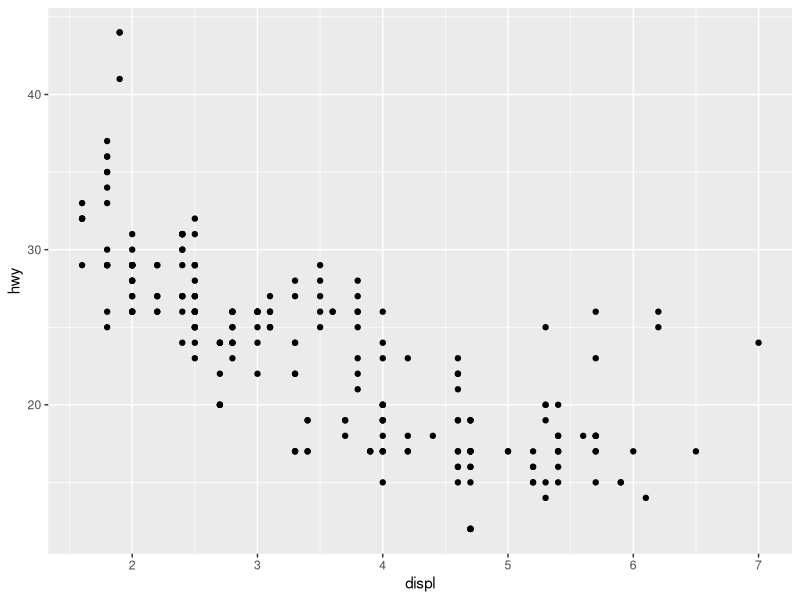
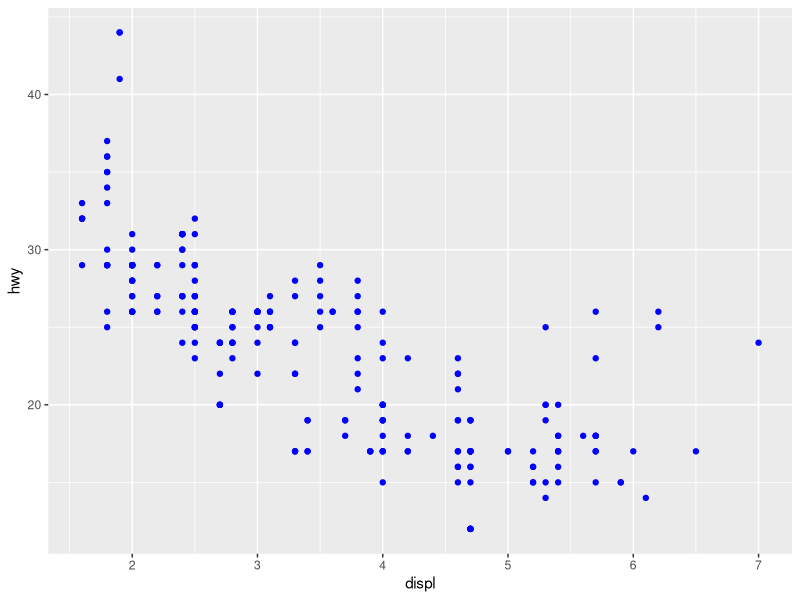
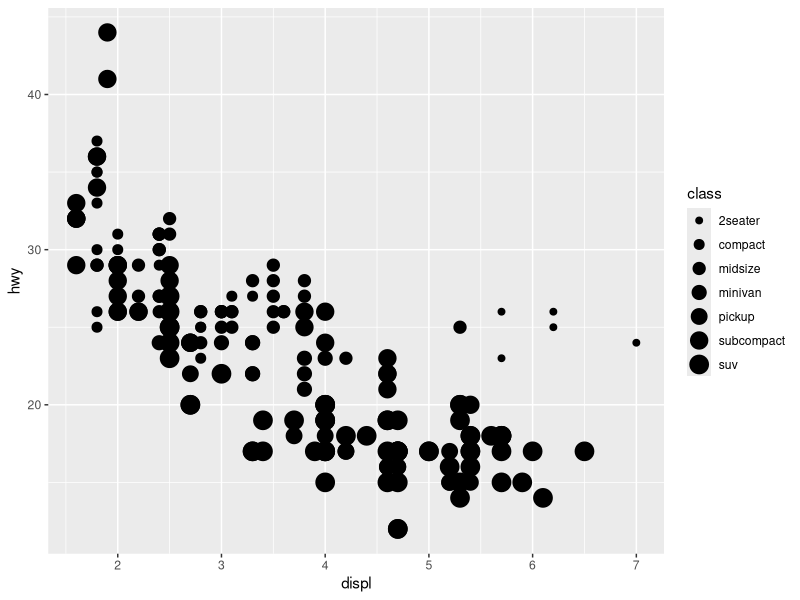
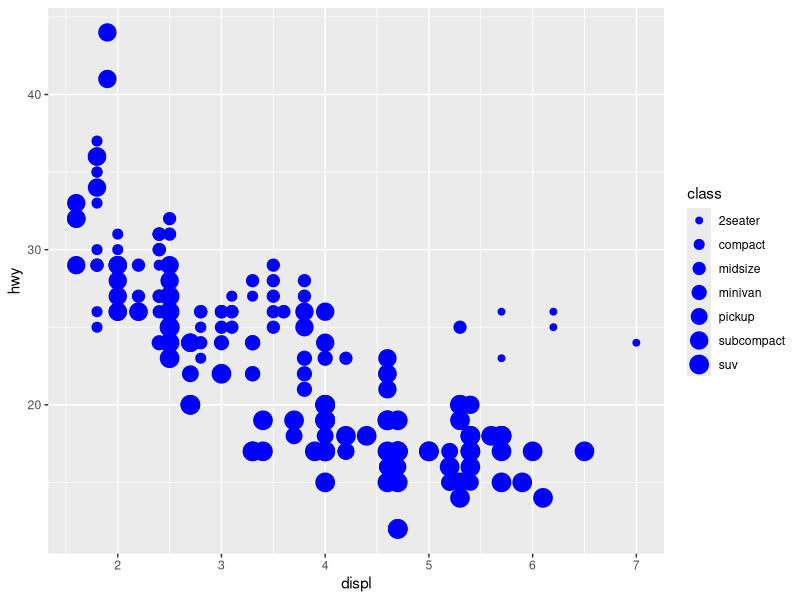
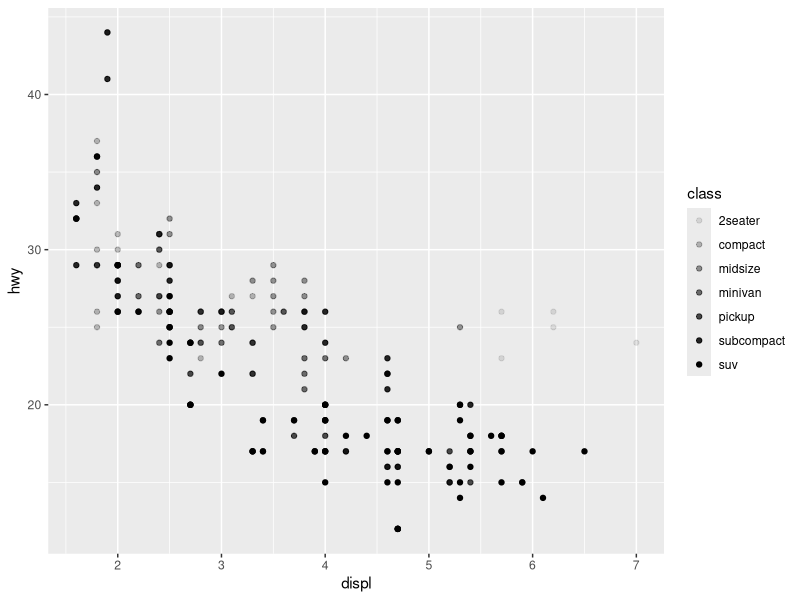
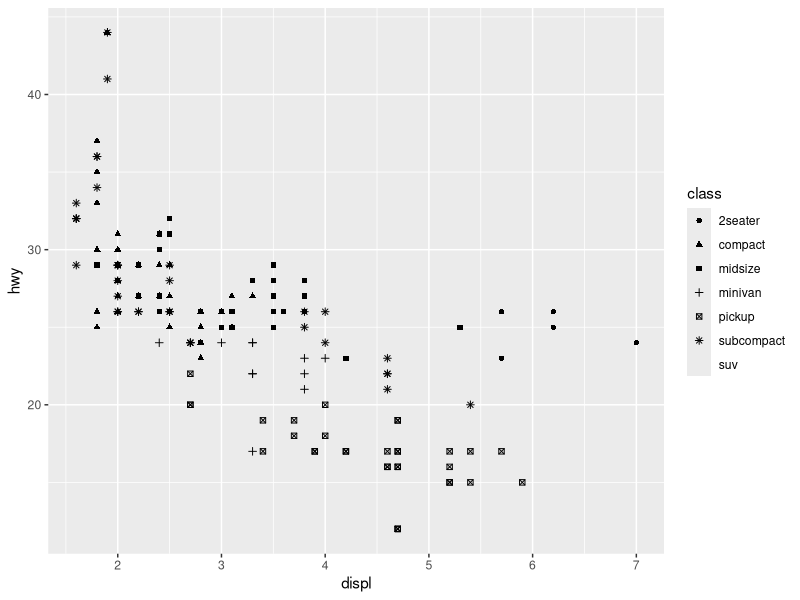
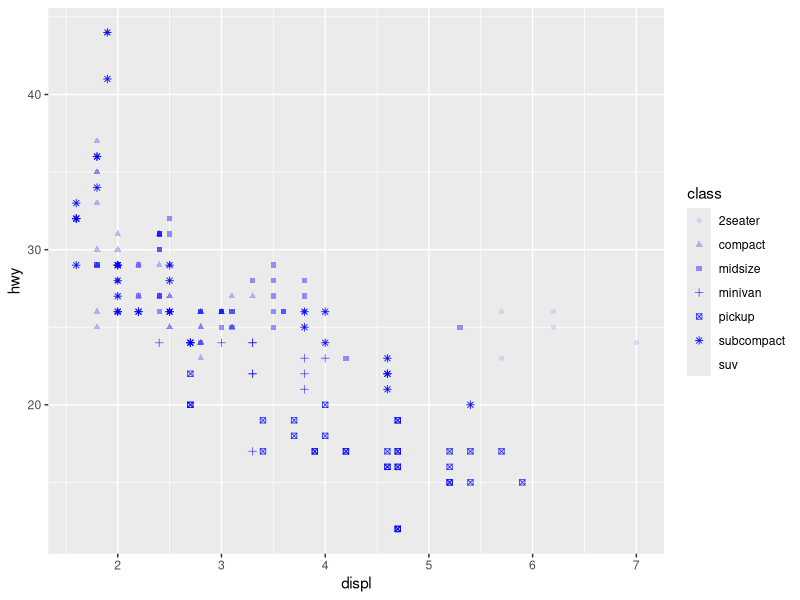
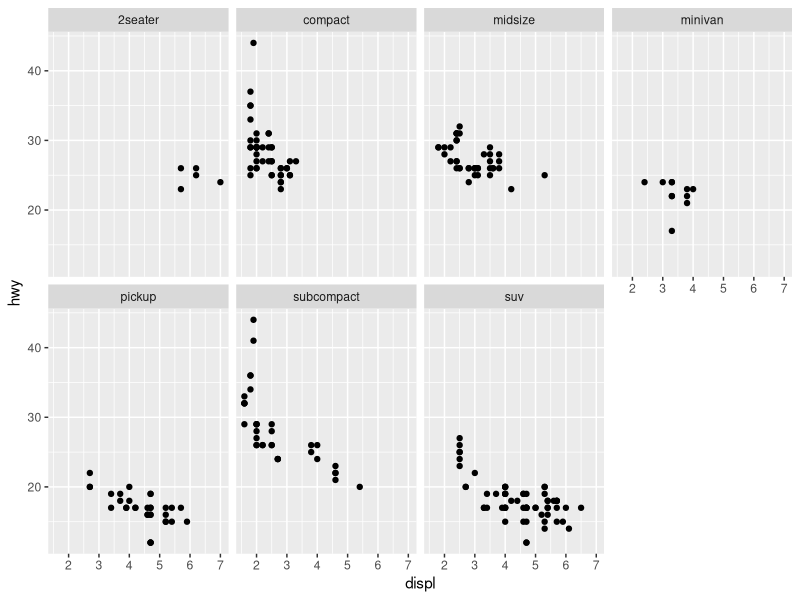

Source code (R) for these figures, in order:
## ---- chunk 1
knitr::opts_chunk$set(echo = TRUE)
## ---- chunk 2
##### Creating Graph #####
install.packages("tidyverse")#tidyverse
library(tidyverse)
install.packages("dplyr")#dont worry 
mpg
ggplot(data=mpg)+geom_point(mapping=aes(x=displ,y=hwy))#graph
## ---- chunk 3
####ggplot(data = mpg) + geom_point(mapping = aes(x = displ, y = hwy, colour = class)) # 
##Changing colout 
ggplot(data = mpg) + 
  geom_point(mapping = aes(x = displ, y = hwy), colour="blue")

#### Changing class #> Warning: Using size for a discrete variable is not advised.
ggplot(data = mpg) + 
  geom_point(mapping = aes(x = displ, y = hwy, size = class))
#Changing class and colour
ggplot(data = mpg) + 
  geom_point(mapping = aes(x = displ, y = hwy, size = class), colour="blue")

# Changing transparency 
ggplot(data = mpg) + 
  geom_point(mapping = aes(x = displ, y = hwy, alpha = class))

#Changing shape 
ggplot(data = mpg) + 
  geom_point(mapping = aes(x = displ, y = hwy, shape = class))
## ---- chunk 4
# Stringing all together 
ggplot(data = mpg) + 
  geom_point(mapping = aes(x = displ, y = hwy, shape = class, alpha= class), 
             colour="blue")
## ---- chunk 5
# plot one facet wrap
ggplot(data = mpg) + 
  geom_point(mapping = aes(x = displ, y = hwy)) + 
  facet_wrap(~ class, nrow = 2)
# plot 2 facet grid 
ggplot(data = mpg) + 
  geom_point(mapping = aes(x = displ, y = hwy)) + 
  facet_grid(drv ~ cyl)
# plot 3 facent grid . better version
ggplot(data = mpg) + 
  geom_point(mapping = aes(x = displ, y = hwy)) + 
  facet_grid(. ~ cyl)
## ---- chunk 6
#error was a x in displ
ggplot(data = mpg) + 
  geom_point(mapping = aes(x = displ, y = hwy))

ggplot(data = mpg) + 
  geom_smooth(mapping = aes(x = displ, y = hwy))
#  geom_point(mapping = aes(x = displ, y = hwy)) # points horrible  # try smooth line
#adding drv
ggplot(data = mpg) + 
  geom_smooth(mapping = aes(x = displ, y = hwy, linetype = drv, colour=drv))+
  scale_colour_discrete() +
  geom_point(mapping = aes(x = displ, y = hwy, linetype = drv, colour=drv))+
  scale_colour_discrete()
## ---- chunk 7
#subcompact
ggplot(data = mpg, mapping = aes(x = displ, y = hwy)) + 
  geom_point(mapping = aes(color = class)) + 
  geom_smooth(data = filter(mpg, class == "subcompact"), se = FALSE)

ggplot(data = mpg, mapping = aes(x = displ, y = hwy)) + #much more effiecent
  geom_point() + 
  geom_smooth()
#way to much 
ggplot() + 
  geom_point(data = mpg, mapping = aes(x = displ, y = hwy)) + 
  geom_smooth(data = mpg, mapping = aes(x = displ, y = hwy))
